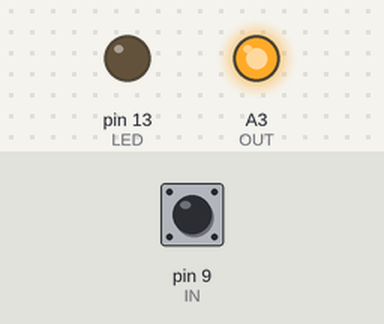
Bench run of a sketch on a simulated Arduino Uno, built with avr-gcc and run on an emulated ATmega328P. On the bench: output pins drawn as LEDs (lit = HIGH). The test bench sets the inputs (shaded band); at power-on: pin 9 (IN) HIGH.

Above: at 3.2 s.
3.3 s: pin 9 (IN) pulled LOW for 0.15 s
At 4.9 s:
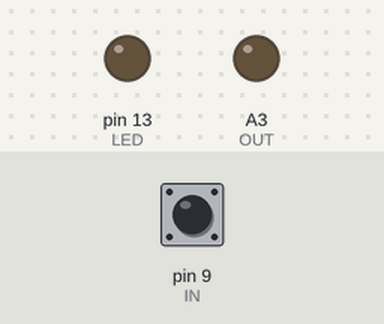
5.4 s: pin 9 (IN) pulled LOW for 1 s
At 7.26 s:
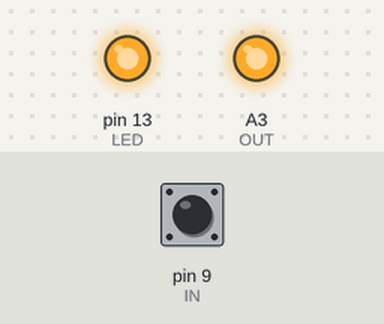
Timing chart, 0 to 8.8 s (numbered marks = the images above; inputs shaded):
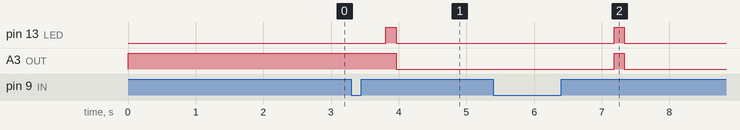

Measured:
- after the input at 3.3 s, pin 13 (LED): LOW → HIGH after 0.51 s, → LOW 0.15 s later; A3 (OUT): HIGH → LOW after 0.66 s
- after the input at 5.4 s, pin 13 (LED), A3 (OUT): LOW → HIGH after 1.8 s, → LOW 0.15 s later

The sketch:

sound_sensor.ino
```cpp
#define IN 9
#define OUT A3
#define LED 13

bool outFlag = false;

void setup() {
   pinMode(OUT, OUTPUT);
   pinMode(LED, OUTPUT);

  digitalWrite(OUT, HIGH);
  digitalWrite(LED, LOW);

  pinMode(IN, INPUT_PULLUP);
  delay(2000);
}

void loop() {
  if ( digitalRead(IN) ) {
    soundSensorController();
  }
}

void soundSensorController(void) {
  int counter = 0;
  int clapCounter = 0;
  bool toggleLightsFlag = false;
  bool skipFlag = false;
  int micState = 0;         // current state of the button
  int lastMicState = 0;     // previous state of the button

  while (counter <= 1200) {
    micState = digitalRead(IN);
    if (micState != lastMicState) {
      if(micState == HIGH){
        clapCounter ++;
      }
      delay(200);
    }
    lastMicState = micState;
    delay(1);
    counter ++;
  }

  if (clapCounter == 2) {
      digitalWrite(OUT, HIGH);
      digitalWrite(LED, HIGH);
      delay(150);
      digitalWrite(OUT, LOW);
      digitalWrite(LED, LOW);
  }
}
```
